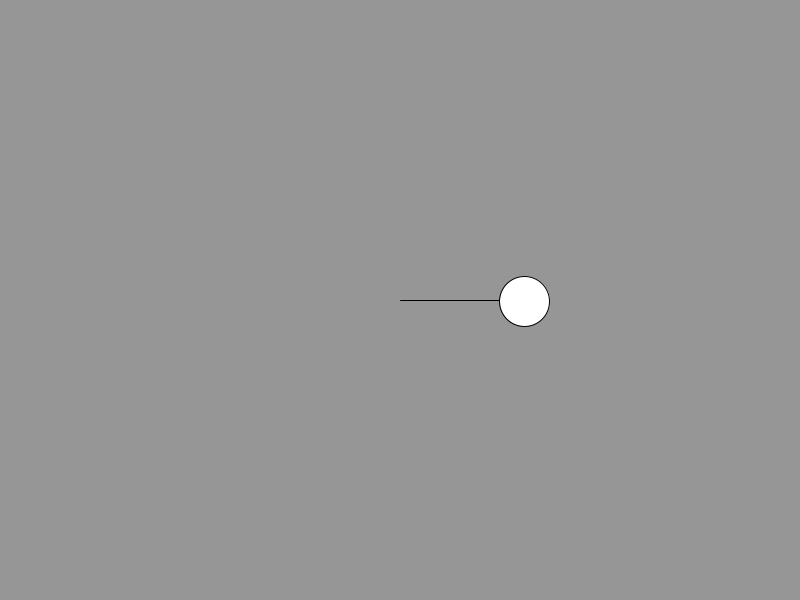
Frame 1 (no input)
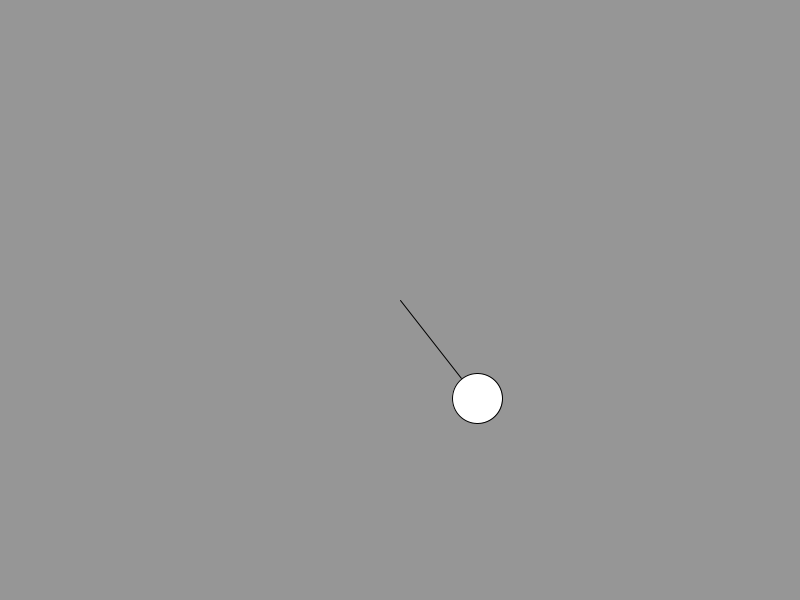
Frame 60 (the mouse pressed at the canvas centre just before this capture)
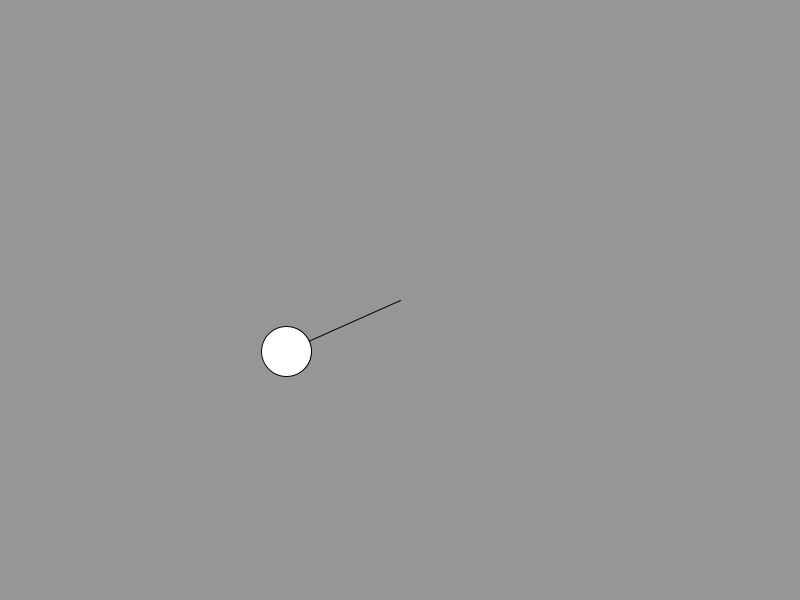
Frame 120 (the mouse held since frame 60 and released just before this capture)

The Processing sketch that drew these frames (run headless with seeded random() and noise(); from frame 60 on, the mouse is pressed at the canvas centre):

// Processing sketch: simplePendulumDemoWithoutDamping
// ── simplePendulumDemoWithoutDamping.pde
float rodX, rodY;
float damping =1;
int diameter = 50;
float ellipseX, ellipseY;
float theta;
int amplitude = 100;
float angularVelocity, angularAcceleration;
void setup() {
  rodX = 0; 
  rodY = amplitude;
  ellipseX = 0;
  ellipseY = rodY+diameter/2;
  theta = 0;
  angularVelocity =0;
  size(800, 600);
  background(150);
  //frameRate(2);
}

void draw() {
  background(150);
  angularAcceleration  = -0.01 * sin(theta-PI/2) * damping;
  angularVelocity +=angularAcceleration;
  angularVelocity *=damping;
  theta +=angularVelocity;
  rodX =  amplitude *cos(theta); 
  rodY =  amplitude *sin(theta) ;
  ellipseX = (amplitude + diameter/2)*cos(theta);
  ellipseY = (amplitude + diameter/2)*sin(theta);
  translate(width/2, height/2);
  line(0, 0, rodX, rodY);
  ellipse(ellipseX, ellipseY, diameter, diameter);
}
